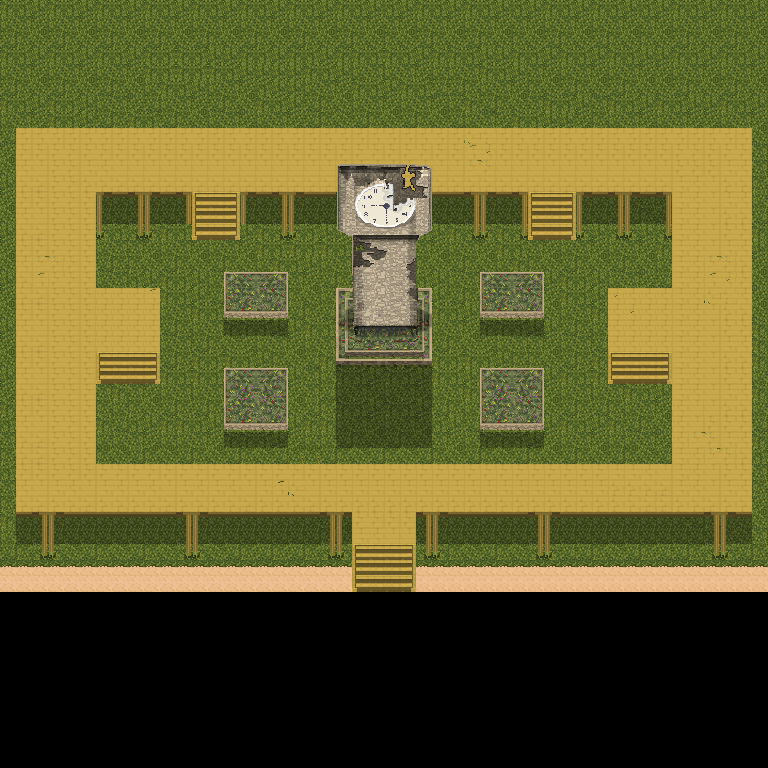

This is a level from a 2D game, rendered from its Tiled map with the project's own tilesets. A one-line summary and the map file follow, with tile-layer data summarised:
An orthogonal 48x48 tile map with 16x16 px tiles, 5 tile layers (Tile Layer 1, Tile Layer 2, Tile Layer 3, Tile Layer 4, ...).

<map version="1.5" tiledversion="1.7.2" orientation="orthogonal" renderorder="left-down" width="48" height="48" tilewidth="16" tileheight="16" infinite="0" nextlayerid="10" nextobjectid="1">
 <tileset firstgid="1" source="FishingVillage_Tileset-sheet-export.tsx" />
 <layer id="1" name="Tile Layer 1" width="48" height="48">
  <data>[2304 cells, 1776 non-empty, 75 distinct tile ids]</data>
 </layer>
 <layer id="6" name="Tile Layer 2" width="48" height="48" offsetx="0" offsety="96">
  <data>[2304 cells, 686 non-empty, 59 distinct tile ids]</data>
 </layer>
 <layer id="7" name="Tile Layer 3" width="48" height="48" offsetx="0" offsety="96">
  <data>[2304 cells, 19 non-empty, 19 distinct tile ids]</data>
 </layer>
 <layer id="8" name="Tile Layer 4" width="48" height="48" offsetx="0" offsety="96">
  <data>[2304 cells, 0 non-empty, 0 distinct tile ids]</data>
 </layer>
 <layer id="9" name="Tile Layer 5" width="48" height="48" offsetx="0" offsety="96">
  <data>[2304 cells, 1488 non-empty, 1 distinct tile ids]</data>
 </layer>
</map>
